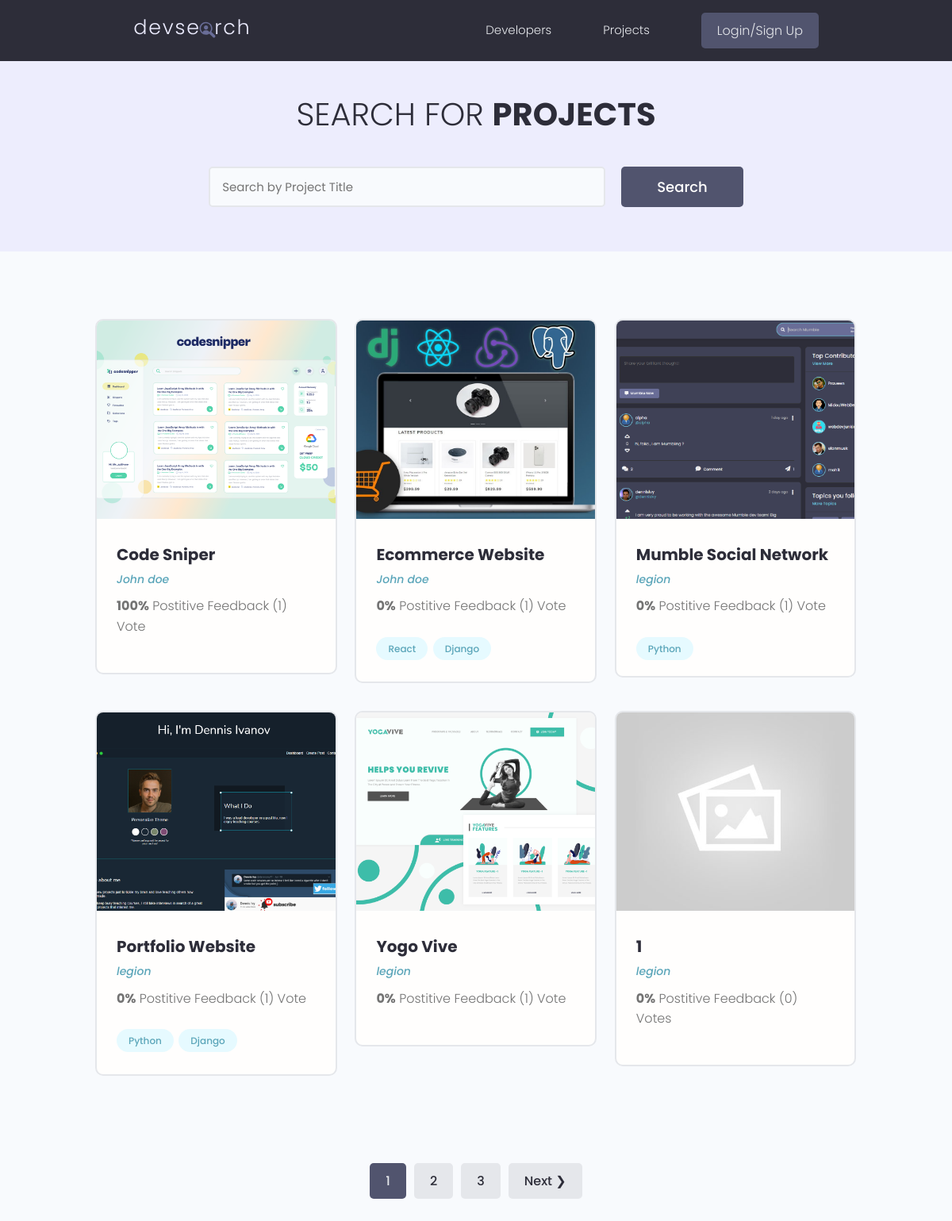
/projects/, run on the app's committed database.
### projects/models.py (models this page shows, shortened)
class Project(models.Model):
    owner = models.ForeignKey(Profile, null=True, blank=True, on_delete=models.CASCADE)
    title = models.CharField(max_length=200)
    description = models.TextField(null=True, blank=True)
    featured_image = models.ImageField(null=True, blank=True, default="default.jpg")
    demo_link = models.CharField(max_length=2000, null=True, blank=True)
    source_link = models.CharField(max_length=2000, null=True, blank=True)
    tags = models.ManyToManyField('Tag', blank=True)
    vote_total = models.IntegerField(default=0, null=True, blank=True)
    vote_ratio = models.IntegerField(default=0, null=True, blank=True)
    created = models.DateTimeField(auto_now_add=True)
    id = models.UUIDField(default=uuid.uuid4, unique=True, primary_key=True, editable=False)
    class Meta:
        ordering = ['-vote_ratio', '-vote_total', 'title']
    @property
    def imageURL(self):
        try:
            url = self.featured_image.url
        except:
            url = ''
        return url

class Tag(models.Model):
    name = models.CharField(max_length=200)
    created = models.DateTimeField(auto_now_add=True)
    id = models.UUIDField(default=uuid.uuid4, unique=True, primary_key=True, editable=False)
    def __str__(self):
        return self.name

### users/models.py (models this page shows, shortened)
class Profile(models.Model):
    user = models.OneToOneField(User, on_delete=models.CASCADE, null=True, blank=True)
    name = models.CharField(max_length=200, blank=True, null=True)
    email = models.EmailField(max_length=500, blank=True, null=True)
    username = models.CharField(max_length=200, blank=True, null=True)
    location = models.CharField(max_length=200, blank=True, null=True)
    short_intro = models.CharField(max_length=200, blank=True, null=True)
    bio = models.TextField(blank=True, null=True)
    profile_image = models.ImageField(blank=True, null=True, upload_to='profiles/', default='profiles/user-default.png')
    social_github = models.CharField(max_length=200, blank=True, null=True)
    social_twitter = models.CharField(max_length=200, blank=True, null=True)
    social_linkedin = models.CharField(max_length=200, blank=True, null=True)
    social_youtube = models.CharField(max_length=200, blank=True, null=True)
    social_website = models.CharField(max_length=200, blank=True, null=True)
    created = models.DateTimeField(auto_now_add=True)
    id = models.UUIDField(default=uuid.uuid4, unique=True,
                          primary_key=True, editable=False)
    class Meta:
        ordering = ['created']

### projects/views.py (the view)
# urls.py: path('projects/', views.getProjects),
def projects(request):
    projects, search_query = searchProjects(request)
    custom_range, projects = paginateProjects(request, projects, 6)
    context = {'projects': projects, 'search_query': search_query, 'custom_range': custom_range}
    return render(request, 'projects/projects.html', context)

### projects/utils.py (called while the page is built)
def paginateProjects(request, projects, results):
    page = request.GET.get('page')
    paginator = Paginator(projects, results)
    try:
        projects = paginator.page(page)
    except PageNotAnInteger:
        page = 1
        projects = paginator.page(page)
    except EmptyPage:
        page = paginator.num_pages
        projects = paginator.page(page)
    leftIndex = (int(page) - 4)
    if leftIndex < 1:
        leftIndex = 1
    rightIndex = (int(page) + 5)
    if rightIndex > paginator.num_pages:
        rightIndex = paginator.num_pages + 1
    custom_range = range(leftIndex, rightIndex)
    return custom_range, projects

def searchProjects(request):
    search_query = ''
    if request.GET.get('search_query'):
        search_query = request.GET.get('search_query')
        print('SEARCH: ', search_query)
    tags = Tag.objects.filter(name__icontains=search_query)
    projects = Project.objects.distinct().filter(
        Q(title__icontains=search_query) |
        Q(description__icontains=search_query) |
        Q(owner__name__icontains=search_query) |
        Q(tags__in=tags)
    )
    return projects, search_query

### projects/templates/projects/projects.html (shortened to what this page needs)
{% extends 'main.html' %}
{% block content %}
<main class="projects">
    <section class="hero-section text-center">
      <div class="container container--narrow">
        <div class="hero-section__box">
          <h2>Search for <span>Projects</span></h2>
        </div>
        <div class="hero-section__search">
          <form id='searchForm' class="form" action="{% url 'projects' %}" method="get">
            <div class="form__field">
              <input class="input input--text" id="formInput#search" type="text" name="search_query"
                value="{{search_query}}"
                placeholder="Search by Project Title" />
            </div>
            <input class="btn btn--sub btn--lg" type="submit" value="Search" />
          </form>
        </div>
      </div>
    </section>
    <section class="projectsList">
      <div class="container">
        <div class="grid grid--three">
          {% for project in projects%}
          <div class="column">
            <div class="card project">
              <a href="{% url 'project' project.id %}" class="project">
                <img class="project__thumbnail" src="{{project.imageURL}}" alt="project thumbnail" />
                <div class="card__body">
                  <h3 class="project__title">{{project.title}}</h3>
                  <p><a class="project__author" href="{% url 'user-profile' project.owner.id %}">{{project.owner.name}}</a></p>
                  <p class="project--rating">
                    <span style="font-weight: bold;">{{project.vote_ratio}}%</span> Postitive
                    Feedback ({{project.vote_total}}) Vote{{project.vote_total|pluralize:"s"}}
                  </p>
                  <div class="project__tags">
                    {% for tag in project.tags.all %}
                    <span class="tag tag--pill tag--main">
                      <small>{{tag}}</small>
                    </span>
                    {% endfor %}
                  </div>
                </div>
              </a>
            </div>
          </div>
          {% endfor %}
        </div>
      </div>
    </section>
    {% include 'pagination.html' with queryset=projects custom_range=custom_range%}
</main>
{% endblock content %}

### templates/main.html (shortened to what this page needs)
<!DOCTYPE html>
{% load static %}
<html lang="en">
<head>
    <link rel="stylesheet" href="https://cdn.iconmonstr.com/1.3.0/css/iconmonstr-iconic-font.min.css" />
    <link rel="stylesheet" href="{% static 'uikit/styles/uikit.css' %}" />
    <link rel="stylesheet" href="{% static 'styles/app.css' %}" />
    <link rel="stylesheet" href="https://cdnjs.cloudflare.com/ajax/libs/font-awesome/4.7.0/css/font-awesome.min.css">
</head>
<body>
    {% include 'navbar.html' %}
    {% block content %}
    {% endblock content %}
</body>
</html>

### templates/navbar.html (shortened to what this page needs)
 {% load static %}
 <header class="header">
    <div class="container container--narrow">
      <a href="{% url 'profiles' %}" class="header__logo">
        <img src="{% static 'images/logo.svg' %}" alt="DevSearch Logo" />
      </a>
      <nav class="header__nav">
        <ul class="header__menu">
          <li class="header__menuItem"><a href="{% url 'profiles' %}">Developers</a></li>
          <li class="header__menuItem"><a href="{% url 'projects' %}">Projects</a></li>
          {% if request.user.is_authenticated %}
          <li class="header__menuItem"><a href="{% url 'inbox' %}">Inbox</a></li>
          <li class="header__menuItem"><a href="{% url 'account' %}">Account</a></li>
          <li class="header__menuItem"><a href="{% url 'logout' %}" class="btn btn--sub">Logout</a></li>
          {% else %}
          <li class="header__menuItem"><a href="{% url 'login' %}" class="btn btn--sub">Login/Sign Up</a></li>
          {% endif %}
        </ul>
      </nav>
    </div>
  </header>

### templates/pagination.html (shortened to what this page needs)
{% if queryset.has_other_pages %}
    <div class="pagination">
      <ul class="container" >
        {% for page in custom_range %}
        {% if page == queryset.number %}
        <li><a href="?page={{page}}" class="btn page-link btn--sub" data-page="{{page}}">{{page}}</a></li>
        {% else %}
        <li><a href="?page={{page}}" class="btn page-link" data-page="{{page}}">{{page}}</a></li>
        {% endif %}
        {% endfor %}
        {% if queryset.has_next %}
        <li><a href="?page={{queryset.next_page_number}}" class="btn page-link" data-page="{{queryset.next_page_number}}">Next &#10095;</a></li>
        {% endif %}
      </ul>
    </div>
{% endif %}

### static/styles/app.css (style rules this page uses)
:root { --color-sub: #2d2d39; }
.btn--sub { background-color: var(--color-sub-light); }
.card { border: 2px solid var(--color-light); }
img { width: 100%; }
.header { position: sticky; z-index: 111; background-color: var(--color-sub); padding: 1.5rem 0; }
.header > .container { display: flex; justify-content: space-between; align-items: center; }
.header__logo > img { height: 3.8rem; }
.header__nav > ul { display: inline-flex; align-items: center; list-style: none; gap: 6.5rem; }
.header__menuItem > a { color: var(--color-light); font-weight: 300; }
.hero-section { height: 40vh; display: flex; align-items: center; background-color: var(--color-sub); }
.hero-section__box { margin-bottom: 4rem; }
.hero-section__box > h2, .hero-section__box > h2 > span { font-size: 4rem; color: var(--color-light); line-height: 1.3; text-transform: uppercase; }
.hero-section__box > h2 { font-weight: 300; }
.hero-section__box > h2 > span { font-weight: 700; }
.hero-section__search > .form { display: flex; align-items: center; justify-content: center; gap: 2rem; }
.hero-section__search > .form input.input--text { width: 50rem; }
.pagination { margin-top: 8rem; margin-bottom: 10rem; }
.pagination > ul { flex-wrap: wrap; list-style: none; display: flex; align-items: center; justify-content: center; gap: 1rem; }
.pagination .btn { color: var(--color-sub); }
.pagination .btn.btn--sub { color: var(--color-light); }
.project__author { font-size: 1.4rem; font-style: italic; }
.project--rating { margin-bottom: 1.6em; margin-top: .5em; }
.projects > .hero-section { background: var(--color-sub-lighter); height: 30vh; }
.projects .hero-section__box { margin-bottom: 2.5rem; }
.projects .hero-section__box > h2 { color: var(--color-sub); }
.projects .hero-section__box > h2 > span { font-weight: 700; color: var(--color-sub); }
.projectsList { margin-top: 8rem; }
.project__thumbnail { height: 25rem; object-fit: cover; object-position: top center; }
.project__title { font-size: 2rem; font-weight: 700; color: var(--color-sub); }

### static/uikit/styles/modules/_variables.css (style rules this page uses)
:root { --color-main: #5aa5b9; --color-main-light: #e6faff; --color-sub: #3f4156; --color-sub-light: #51546e; --color-sub-lighter: #ededfd; --color-text: #737373; --color-gray: #8b8b8b; --color-light: #e5e7eb; --color-light-gray: #767676; --color-bg: #f8fafd; --color-white: #fffefd; --color-white-light: #f3f3f3; --color-success: #359e64; --color-success-bg: #def8e8; --color-error: #fc4b0b; --color-error-bg: #fff2ee; --font-base: 'Poppins', arial, helvetica, 'Segoe UI', roboto, ubuntu, sans-serif; --font-monospace: 'Fira Code', 'Courier New', courier, monospace; --font-regular: 300; --font-medium: 500; --font-bold: 700; --generic-shadow: 1px 1px 5px #00000010; --generic-transition: all 0.3s ease-in-out; }

### static/uikit/styles/modules/_base.css (style rules this page uses)
* { margin: 0; padding: 0; box-sizing: border-box; text-rendering: optimizeLegibility; color: inherit; font-size: inherit; }
html { font-size: 50%; }
@media only screen and (min-width: 480px) { html { font-size: 56.25%; } }
@media only screen and (min-width: 1200px) { html { font-size: 62.5%; } }
body { line-height: 1.6; font-weight: 400; font-size: 1.5rem; color: var(--color-text); background-color: var(--color-bg); min-height: 100vh; }

### static/uikit/styles/modules/_typography.css (style rules this page uses)
* { font-family: var(--font-base); }
h2 { font-size: 3.6rem; font-weight: var(--font-bold); }
h3 { font-size: 3.2rem; font-weight: var(--font-medium); }
p, span, strong { font-size: 1.6rem; color: var(--color-text); font-weight: var(--font-regular); }
a { padding-bottom: 2px; text-decoration: none; display: inline-block; color: var(--color-main); font-weight: var(--font-medium); }

### static/uikit/styles/modules/_utilities.css (style rules this page uses)
.container { width: 92%; max-width: 165rem; margin: 0 auto; box-sizing: border-box; }
.container--narrow { width: 92%; max-width: 120rem; }
@media screen and (min-width: 1000px) { .container { width: 90%; } }
@media screen and (min-width: 1000px) { .container--narrow { width: 85%; } }
@media screen and (min-width: 1200px) { .container { width: 80%; } }
@media screen and (min-width: 1200px) { .container--narrow { width: 72%; } }
.text-center { text-align: center; }

### static/uikit/styles/modules/_card.css (style rules this page uses)
.card { border-radius: 1rem; background-color: var(--color-white); border: 1.5px solid var(--color-light); width: auto; height: auto; margin-top: 0.5rem; margin-bottom: 0.5rem; overflow: hidden; }
.card__body, .card__header { padding: 2rem 2.5rem; }

### data on the page
Project: imageURL (picture), title "Code Sniper", owner.name "John doe", vote_ratio "100", vote_total "1"
Project: imageURL (picture), title "Ecommerce Website", owner.name "John doe", vote_ratio "0", vote_total "1"
Tag: name "React"
Tag: name "Django"
Project: imageURL (picture), title "Mumble Social Network", owner.name "legion", vote_ratio "0", vote_total "1"
Tag: name "Python"
Project: imageURL (picture), title "Portfolio Website", owner.name "legion", vote_ratio "0", vote_total "1"
Project: imageURL (picture), title "Yogo Vive", owner.name "legion", vote_ratio "0", vote_total "1"
Project: imageURL (placeholder picture), title "1", owner.name "legion", vote_ratio "0", vote_total "0"

### other printed values
{{ page }} "1"
{{ page }} "2" "3"
